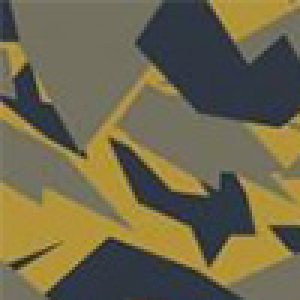
//> input picture Otsu-s metod for thresholding images/2.jpg, 100 x 100 px (shown 3 times larger)
$ ./Source   (built with g++ and OpenCV 4)
//> lines starting //> are read from the running program, lines starting //| are printed output that depends on the picture
#include "opencv2\core\core.hpp"
#include "opencv2\highgui\highgui.hpp"
#include "opencv2\imgproc.hpp"
#include "opencv2\imgcodecs.hpp"
#include <iostream>
#include <fstream>
#include <math.h>

using namespace cv;
using namespace std;


int m = 4;
string filename = "2.jpg";
vector<double> p;
int L = 0;
string outputname = "result2.jpg";
double variance_max = 0;
vector<int> ft_max(m, 0);

int findMaxBright(Mat& src)
{
  int max_L = 0;
  int rows = src.rows,
    cols = src.cols;
  for (int i = 0; i < rows; i++)
    for (int j = 0; j < cols; j++)
      if (src.at<unsigned char>(i, j) > max_L)
        max_L = src.at<unsigned char>(i, j);
  return max_L;
}

void getVarParams(Mat& src)
{
  p.resize(L + 1);
  vector<unsigned int> brightFrequency(L + 1);
  int rows = src.rows,
    cols = src.cols;
  for (int i = 0; i < rows; i++)
    for (int j = 0; j < cols; j++)
      brightFrequency[(int)src.at<unsigned char>(i, j)]++;
  for (int i = 0; i <= L; ++i)
    p[i] = (double)brightFrequency[i] / (rows * cols);
}

void check_thresholds(vector<int>& ft)
{
  vector<double> q(m, 0);
  vector<double> mu(m, 0);
  double mu_ = 0;
  double varianceb = 0;

  ft.push_back(L);
  ft.insert(ft.begin(), 0);
  int m_temp = ft.size();
  for (int i = 0; i < m; ++i)
  {
    for (int j = ft[i]; j < ft[i + 1]; ++j)
      q[i] += p[j];
  }
  for (int i = 0; i < m; ++i)
  {
    for (int j = ft[i]; j < ft[i + 1]; ++j)
      mu[i] += (double)j * p[j];
    mu[i] /= q[i];
  }
  for (int i = 0; i < m; ++i)
    varianceb += q[i] * mu[i] * mu[i];
  if (varianceb > variance_max)
  {
    variance_max = varianceb;
    ft_max = ft;
  }
  ft.pop_back();
  ft.erase(ft.begin());
}

void get_thresholds(vector<int>& ft, int left, int right, int counter) //counter = M - 1
{
  if (!counter)
  {
    check_thresholds(ft);
  }
  else
  {
    for (int i = left; i <= right; ++i)
    {
      ft.push_back(i);
      get_thresholds(ft, i + 1, right, counter - 1);
      ft.pop_back();
    }
  }
}


// [53 lines left out: function get_threshold, not called in this run]

void show_clusters(Mat& image, int m)
{
  Mat result(image.rows, image.cols, CV_32FC1);
  getVarParams(image);
  if (m == 2)
  {
    int t = get_threshold();
    for (int i = 0; i < image.rows; ++i)
      for (int j = 0; j < image.cols; ++j)
        if (image.at<unsigned char>(i, j) < t)
          result.at<float>(i, j) = 0;
        else
          result.at<float>(i, j) = 255;
  }
  else
  {
    vector<int> t;
    get_thresholds(t, 1, L - 1, m);
    for (int i = 0; i < image.rows; ++i)
      for (int j = 0; j < image.cols; ++j)
        for (int k = 1; k < m + 2; ++k)
          if (image.at<unsigned char>(i, j) < ft_max[k] && image.at<unsigned char>(i, j) > ft_max[k - 1])
          {
            result.at<float>(i, j) = (k - 1) * (255 / m);
            break;
          }
  }
  imwrite(outputname, result);
}

int main()
{
  Mat image = imread(filename, CV_LOAD_IMAGE_GRAYSCALE);
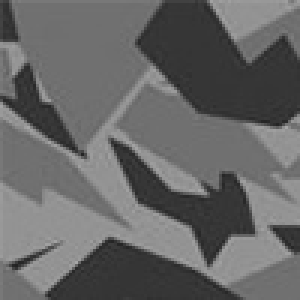
//> image: 100 rows x 100 cols, CV_8UC1 (shown 3 times larger); min 35, max 167, mean 102.5
  //blur(image, image, Size(3, 3));
  L = findMaxBright(image);
//> the loop in findMaxBright, `for (int i = 0; i < rows; i++)` made 100 passes
//> max_L on passes 1 to 12: 162, 162, 162, 162, 162, 162, 162, 162, 162, 162, 162, 162
//> after the loop in findMaxBright, `for (int i = 0; i < rows; i++)`: max_L = 167
//> L = 167
  show_clusters(image, m);
//> in getVarParams, `p.resize(L + 1);`: p = 168 values from 0 to 0
//> after the loop in getVarParams, `for (int i = 0; i < rows; i++)`: brightFrequency = 168 values, max 1382 at index 112, min 0 at index 0, mean 59.52
//> after the loop in getVarParams, `for (int i = 0; i <= L; ++i)`: p = 168 values, max 0.138 at index 112, min 0 at index 0, mean 0.00595
//> (the run ends here: the time limit is reached, at `mu[i] /= q[i];`)
